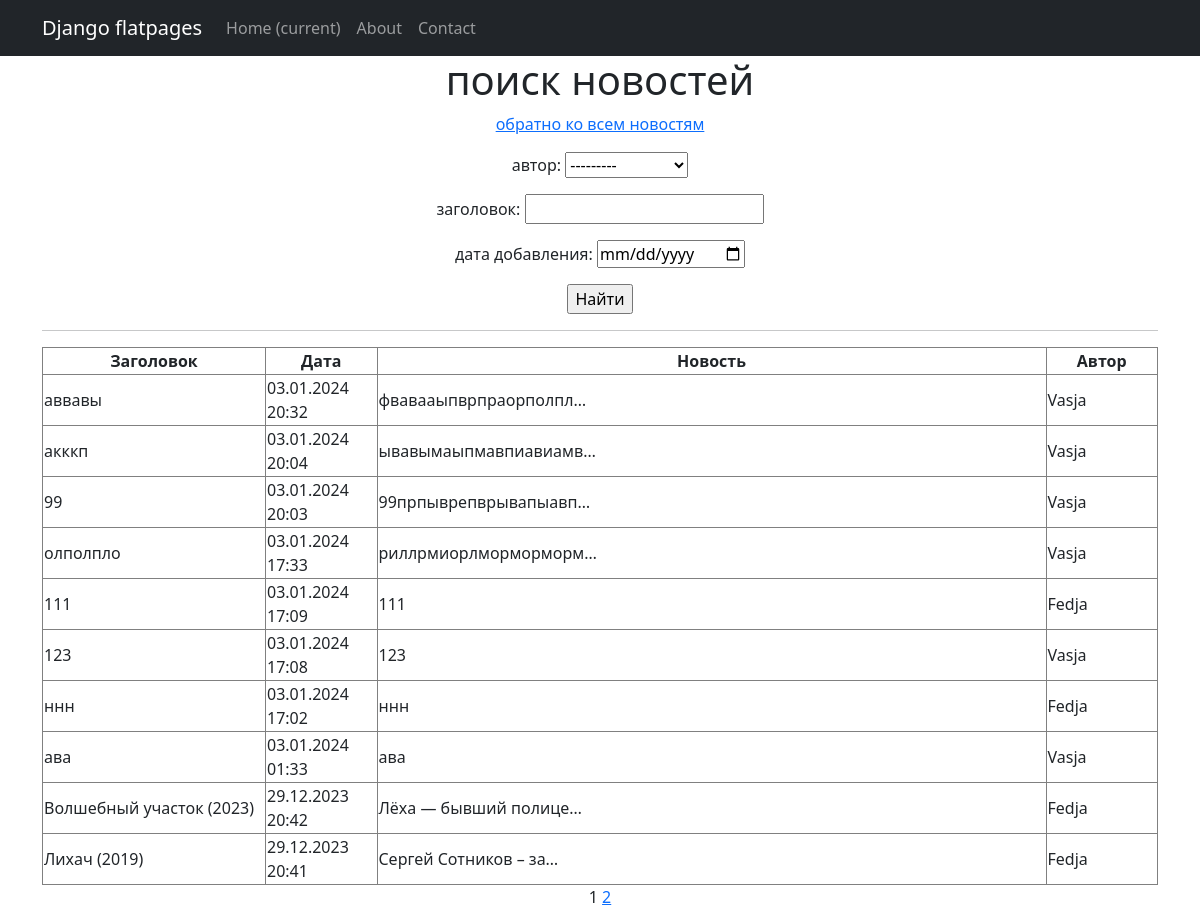
The app's page /news/search/ with its own data.
### sajt/models.py (models this page shows, shortened)
class Post(models.Model):
    artikul = 'AR'
    news = 'NE'
    POSITIONS = [
        (artikul, 'статья'),
        (news, 'новость'),
    ]
    author = models.ForeignKey(Author, on_delete=models.CASCADE)
    type = models.CharField(max_length = 2, choices = POSITIONS, default=news, blank=True)
    datetime_in = models.DateTimeField(auto_now_add = True)
    head = models.CharField(max_length = 255)
    tekst = models.TextField()
    rating = models.IntegerField(default = 0)
    category = models.ManyToManyField(Category, through='PostCategory')

class Author(models.Model):
    rating = models.IntegerField(default = 0)
    user = models.OneToOneField(User, on_delete=models.CASCADE)

### sajt/views.py (the view)
# urls.py: path('news/search/', PostsListSearch.as_view(), name= 'posts_search'),
class PostsListSearch(ListView):
    model = Post
    queryset = Post.objects.filter(type__exact='NE').order_by('-datetime_in')
    template_name = 'posts_search.html'
    context_object_name = 'posts_search'
    paginate_by = 10
    def get_queryset(self):
        queryset = super().get_queryset()
        self.filterset = PostFilter(self.request.GET, queryset)
        return self.filterset.qs
    def get_context_data(self, **kwargs):
        context = super().get_context_data(**kwargs)
        context['filterset'] = self.filterset
        return context

### sajt/templatetags/custom_tags.py (called while the page is built)
@register.simple_tag(takes_context=True)
def url_replace(context, **kwargs):
   d = context['request'].GET.copy()
   for k, v in kwargs.items():
       d[k] = v
   return d.urlencode()

### templates/posts_search.html (shortened to what this page needs)
{% extends 'flatpages/default.html' %}
{% load custom_tags %}
{% block content %}
   <h1>поиск новостей</h1>
   <p><a href="/news/">обратно ко всем новостям</a></p>
   <form action="" method="get">
       {{ filterset.form.as_p }}
       <input type="submit" value="Найти" />
   </form>
   <hr>
   {% if posts_search %}
       <table class="table-bordered" width="100%">
           <tr>
               <th>Заголовок</th>
               <th>Дата</th>
               <th>Новость</th>
               <th>Автор</th>
           </tr>
           {% for post in posts_search %}
           <tr align="left">
               <td width="20%">{{ post.head }}</td>
               <td width="10%">{{ post.datetime_in|date:'d.m.Y H:i' }}</td>
               <td width="60%">{{ post.tekst|truncatechars:21 }}</td>
               <td width="10%">{{ post.author.user.username }}</td>
           </tr>
           {% endfor %}
       </table>
   {% else %}
       <h2>Новостёв нет!</h2>
   {% endif %}
   {{ page_obj.number }}
   {% if page_obj.has_next %}
       <a href="?{% url_replace page=page_obj.next_page_number %}">{{ page_obj.next_page_number }}</a>
   {% endif %}
{% endblock content %}

### records on screen
Post: head "аввавы", datetime_in "03.01.2024 20:32", tekst "фвавааыпврпраорполпл…", author.user.username "Vasja"
Post: head "акккп", datetime_in "03.01.2024 20:04", tekst "ывавымаыпмавпиавиамв…", author.user.username "Vasja"
Post: head "99", datetime_in "03.01.2024 20:03", tekst "99прпыврепврывапыавп…", author.user.username "Vasja"
Post: head "олполпло", datetime_in "03.01.2024 17:33", tekst "риллрмиорлморморморм…", author.user.username "Vasja"
Post: head "111", datetime_in "03.01.2024 17:09", tekst "111", author.user.username "Fedja"
Post: head "123", datetime_in "03.01.2024 17:08", tekst "123", author.user.username "Vasja"
Post: head "ннн", datetime_in "03.01.2024 17:02", tekst "ннн", author.user.username "Fedja"
Post: head "ава", datetime_in "03.01.2024 01:33", tekst "ава", author.user.username "Vasja"
Post: head "Волшебный участок (2023)", datetime_in "29.12.2023 20:42", tekst "Лёха — бывший полице…", author.user.username "Fedja"
Post: head "Лихач (2019)", datetime_in "29.12.2023 20:41", tekst "Сергей Сотников – за…", author.user.username "Fedja"

### other values on screen
{{ page_obj.number }} "1"
{{ page_obj.next_page_number }} "2"
